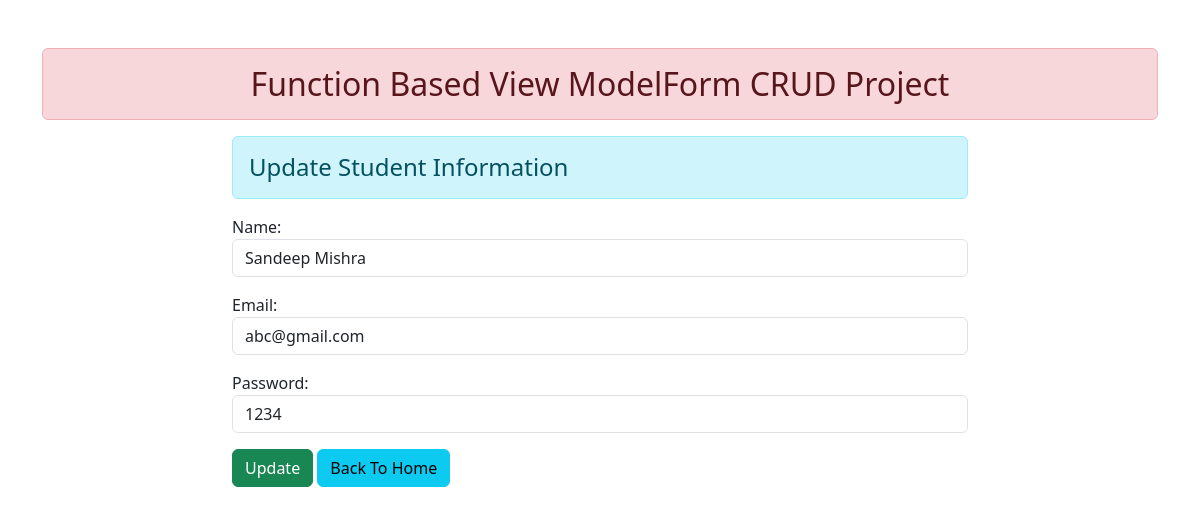
Page /54/ on the committed database.
### CRUDApp/models.py (models this page shows)
class User(models.Model):
    name =  models.CharField(max_length=70,)
    email = models.EmailField(max_length=100)
    password = models.CharField(max_length=100)

### CRUDApp/views.py (the view)
# urls.py: path('<int:id>/', views.update_data, name="updatedata"),  # Correct URL for updating
def update_data(request, id):
    pi = get_object_or_404(User, pk=id)
    if request.method == 'POST':
        fm = StudentRegistration(request.POST, instance=pi)
        if fm.is_valid():
            fm.save()
            return redirect('/')  # Redirect after successful update (using redirect instead of HttpResponseRedirect)
    else:
        fm = StudentRegistration(instance=pi)
    return render(request, 'enroll/update.html', {'form': fm})

### CRUDApp/forms.py
class StudentRegistration(forms.ModelForm):
    class Meta:
        model = User
        fields = ['name','email','password']
        widgets = {
            'name': forms.TextInput(attrs={'class' : 'form-control'}),
            'email': forms.EmailInput(attrs={'class' : 'form-control'}),
             'password': forms.TextInput(attrs={'class': 'form-control'}),
        }

### CRUDApp/templates/enroll/update.html
{% extends 'enroll/index.html'%}
{% block content %}
<div class="row">
    <div class="col-sm-8 offset-2">
        <h4 class="alert alert-info">Update Student Information</h4>
        <form action="" method="post">
            {{ form.as_p }}
            <input type="submit" class="btn btn-success" value="Update">
            <a href="{% url 'addandshow'%}" class="btn btn-info">Back To Home</a>
        </form>
    </div>
</div>
{% endblock content%}

### rows in the picture
User: name "Sandeep Mishra", email "abc@gmail.com", password "1234"
